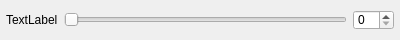
<?xml version="1.0" encoding="UTF-8"?>
<ui version="4.0">
 <class>SliderCombo</class>
 <widget class="QWidget" name="SliderCombo">
  <property name="geometry">
   <rect>
    <x>0</x>
    <y>0</y>
    <width>400</width>
    <height>40</height>
   </rect>
  </property>
  <property name="sizePolicy">
   <sizepolicy hsizetype="Expanding" vsizetype="Preferred">
    <horstretch>0</horstretch>
    <verstretch>0</verstretch>
   </sizepolicy>
  </property>
  <property name="windowTitle">
   <string>Form</string>
  </property>
  <layout class="QGridLayout" name="gridLayout">
   <property name="leftMargin">
    <number>6</number>
   </property>
   <property name="topMargin">
    <number>3</number>
   </property>
   <property name="rightMargin">
    <number>6</number>
   </property>
   <property name="bottomMargin">
    <number>3</number>
   </property>
   <property name="spacing">
    <number>3</number>
   </property>
   <item row="0" column="0">
    <layout class="QHBoxLayout" name="horizontalLayout">
     <property name="spacing">
      <number>6</number>
     </property>
     <item>
      <widget class="QLabel" name="label">
       <property name="maximumSize">
        <size>
         <width>16777215</width>
         <height>20</height>
        </size>
       </property>
       <property name="text">
        <string>TextLabel</string>
       </property>
      </widget>
     </item>
     <item>
      <widget class="QSlider" name="horizontalSlider">
       <property name="maximumSize">
        <size>
         <width>16777215</width>
         <height>20</height>
        </size>
       </property>
       <property name="orientation">
        <enum>Qt::Horizontal</enum>
       </property>
      </widget>
     </item>
     <item>
      <widget class="QSpinBox" name="spinBox">
       <property name="maximumSize">
        <size>
         <width>16777215</width>
         <height>20</height>
        </size>
       </property>
      </widget>
     </item>
    </layout>
   </item>
  </layout>
 </widget>
 <resources/>
 <connections/>
</ui>
